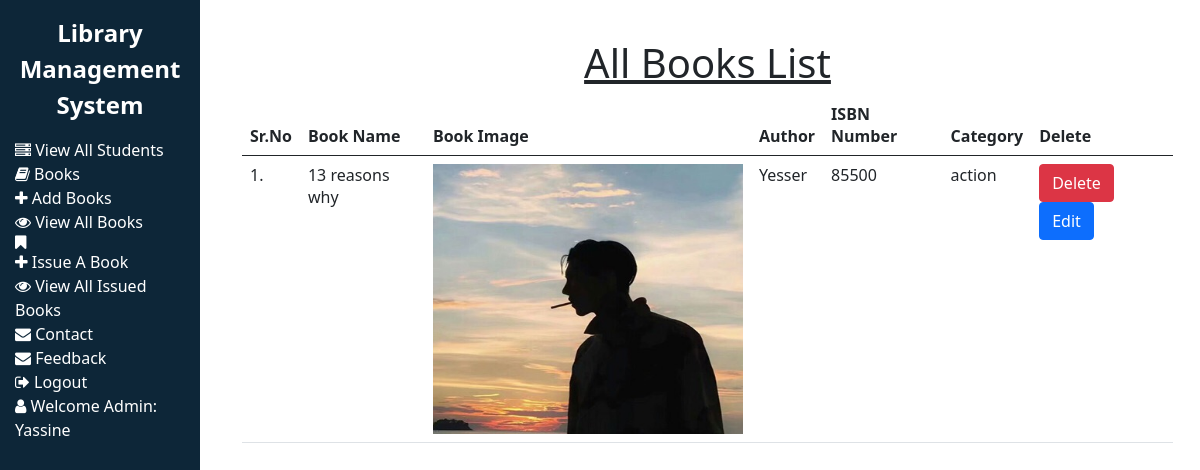
Page /view_books/ (signed in) on the committed database.
### library/models.py (models this page shows, shortened)
class Book(models.Model):
    name = models.CharField(max_length=200)
    author = models.CharField(max_length=200)
    isbn = models.PositiveIntegerField()
    category = models.CharField(max_length=50)
    image = models.ImageField(upload_to="", blank=True)

### library/views.py (the view)
# urls.py: path("view_books/", views.view_books, name="view_books"),
@login_required(login_url = '/admin_login')
def view_books(request):
    books = Book.objects.all()
    return render(request, "view_books.html", {'books':books})

### library/templates/view_books.html (shortened to what this page needs)
{% extends 'admin_navbar.html' %}
{% load static %}
{% block body %}
<div class="container mt-4">
    <h1 class="text-center"><u>All Books List</u></h1>
    <table class="table table-hover" id="example">
        <thead>
            <tr>
                <th>Sr.No</th>
                <th>Book Name</th>
                <th>Book Image</th>
                <th>Author</th>
                <th>ISBN Number</th>
                <th>Category</th>
                <th>Delete</th>
            </tr>
        </thead>
        <tbody>
            {% for book in books %}
            <tr>
                <td>{{forloop.counter}}.</td>
                <td>{{book.name}}</td>
                <td><img src="{{ book.image.url }}" alt="" width="310px" height="270px"></td>
                <td>{{book.author}}</td>
                <td>{{book.isbn}}</td>
                <td>{{book.category}}</td>
            <td>
                <a href="/delete_book/{{book.id}}/" class="btn btn-danger" onclick="return confirm('Are you sure you want to delete this book?')">Delete</a>
                <button type="button" class="btn btn-primary" data-toggle="modal" data-target="#editBookModal{{book.id}}">
                    Edit
                </button>
            </td>
        </tr>
            {% endfor %}
        </tbody>
    </table>
    </div>
{% endblock %}

### library/templates/admin_navbar.html (shortened to what this page needs)
<!doctype html>
<html lang="en">
  <head>
    <link href="https://cdn.jsdelivr.net/npm/bootstrap@5.1.0/dist/css/bootstrap.min.css" rel="stylesheet">
    <link rel="stylesheet" href="https://cdn.datatables.net/1.10.25/css/jquery.dataTables.min.css">
    <link rel="stylesheet" href="https://cdn.datatables.net/buttons/1.7.1/css/buttons.dataTables.min.css">
    <link href="https://maxcdn.bootstrapcdn.com/font-awesome/4.7.0/css/font-awesome.min.css" rel="stylesheet">
  </head>
  <body>
    <div class="wrapper">
      <div class="side-menu">
        <div class="logo">
          Library Management System
        </div>
        <div class="menu">
          <ul>
            <li><a href="/view_students/"><i class="fa fa-server" aria-hidden="true"></i><span class="text"> View All Students </span></a></li>
            <li><a href="#"><i class="fa fa-book" aria-hidden="true"></i><span class="text"> Books </span></a>
              <ul class="dropdown">
                <li><a href="/add_book/"><i class="fa fa-plus" aria-hidden="true"></i><span class="text"> Add Books</span></a></li>
                <li><a href="/view_books/"><i class="fa fa-eye" aria-hidden="true"></i><span class="text"> View All Books</span></a></li>
              </ul>
            </li>
            <li><a href="#"><i class="fa fa-bookmark" aria-hidden="true"></i></a>
              <ul class="dropdown">
                <li><a href="/issue_book/"><i class="fa fa-plus" aria-hidden="true"></i><span class="text"> Issue A Book</span></a></li>
                <li><a href="/view_issued_book/"><i class="fa fa-eye" aria-hidden="true"></i><span class="text"> View All Issued Books</span></a></li>
              </ul>
            </li>
            <li><a href="/view_contacts/"><i class="fa fa-envelope" aria-hidden="true"></i><span class="text"> Contact </span></a></li>
            <li><a href="/view_feedbacks/"><i class="fa fa-envelope" aria-hidden="true"></i><span class="text"> Feedback </span></a></li>
            <li><a href="/logout/"><i class="fa fa-sign-out" aria-hidden="true"></i><span class="text"> Logout </span></a></li>
            <li><a href="#"><i class="fa fa-user" aria-hidden="true"></i><span class="text"> Welcome Admin: {{request.user}} </span></a></li>
          </ul>
        </div>
      </div>
      <div class="main-content">
        {% block body %}
        {% endblock %}
      </div>
    </div>
  </body>
</html>

### library/templates/admin_navbar.html (style rules this page uses)
body { background-color: #f0f0f3; font-family: Arial, sans-serif; }
.side-menu { width: 200px; height: 100%; position: fixed; left: 0; top: 0; background-color: #0d2638; color: #fff; padding: 15px; }
.side-menu .logo { font-size: 24px; font-weight: bold; text-align: center; margin-bottom: 15px; }
.side-menu .menu ul { list-style-type: none; padding: 0; }
.side-menu .menu ul li a { color: #fff; text-decoration: none; }
.main-content { margin-left: 215px; padding: 15px; }

### rows in the picture
Book: name "13 reasons why", image (picture), author "Yesser", isbn "85500", category "action"

### other values in the picture
{{ request.user }} "Yassine"
